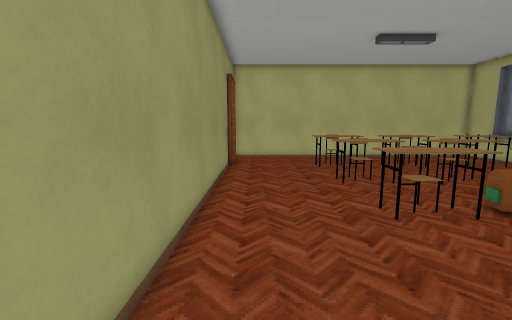
View 1 (above)

20 first-person views from a walk through a 3-D level made in the Godot game engine. The camera is 1.4 m above the floor, tilts 8° down and sees 90° across. The floor is counted in squares, 0.5 m on a side. Each view is taken from the middle of a square. On the plan, view 1 faces up. The plan holds only what a view shows up to about 19 squares ahead; the rest is blank. The place goes on beyond the plan. Some surface patterns are stand-ins.

View 2
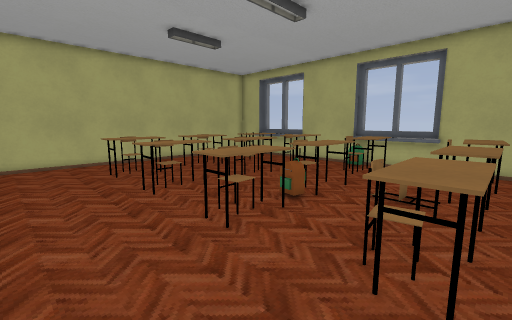

View 3
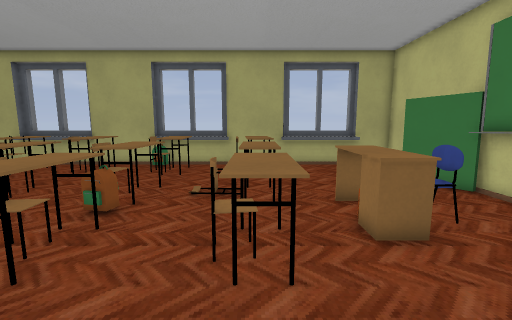

View 4
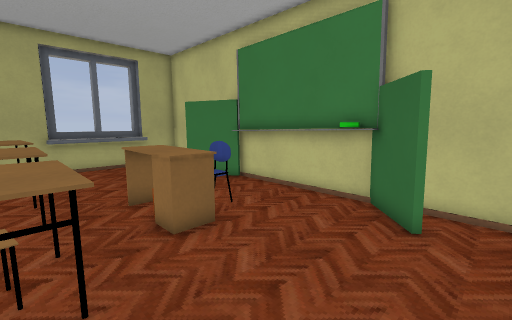

View 5
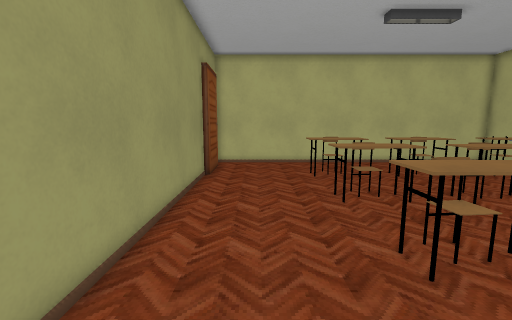

View 6
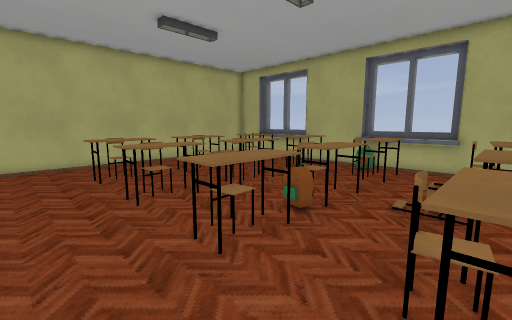

View 7
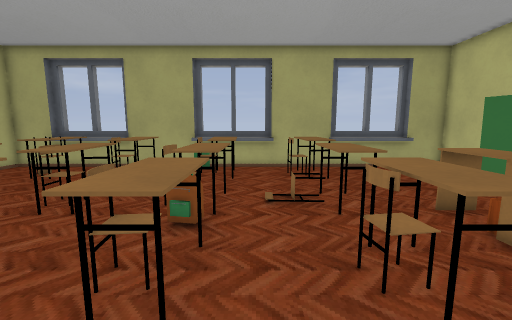

View 8
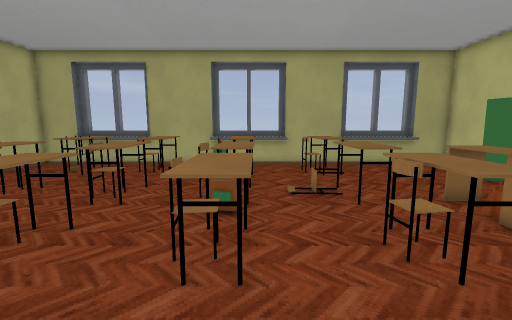

View 9
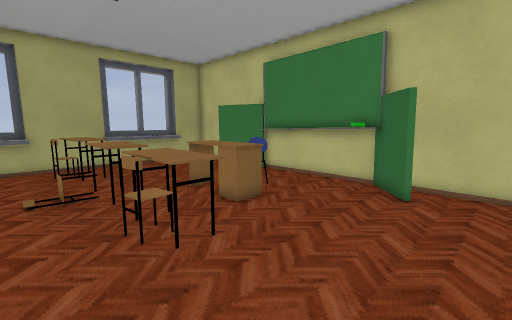

View 10
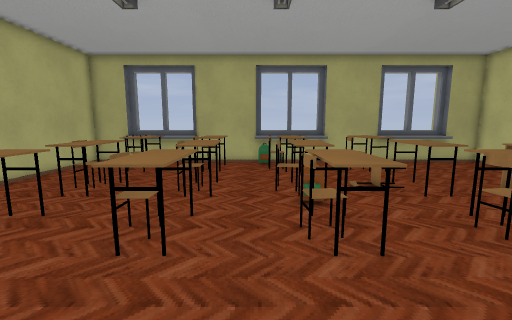

View 11
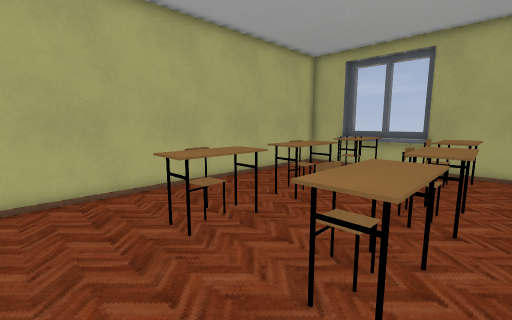

View 12
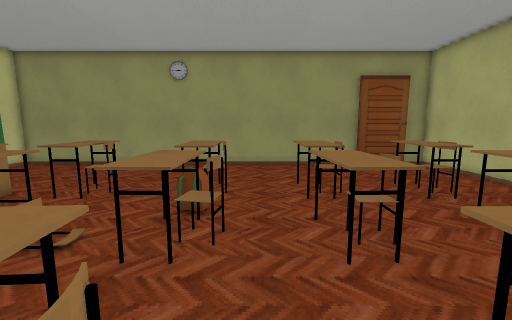

View 13
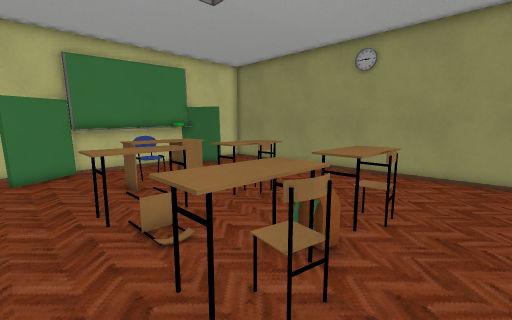

View 14
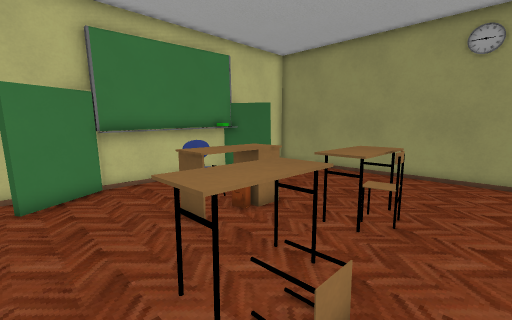

View 15
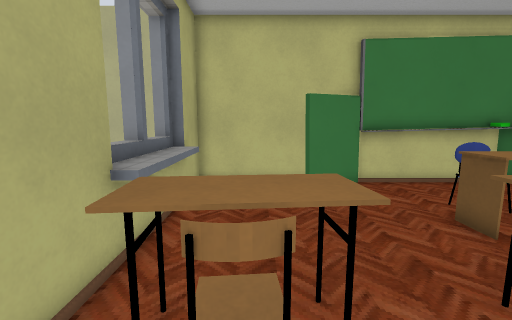

View 16
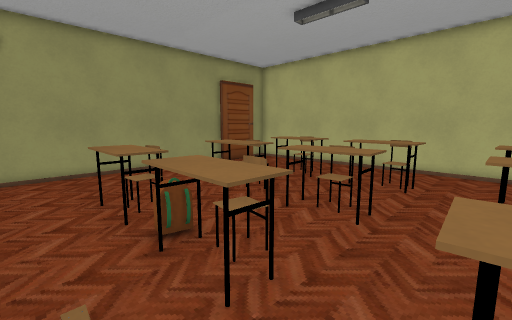

View 17
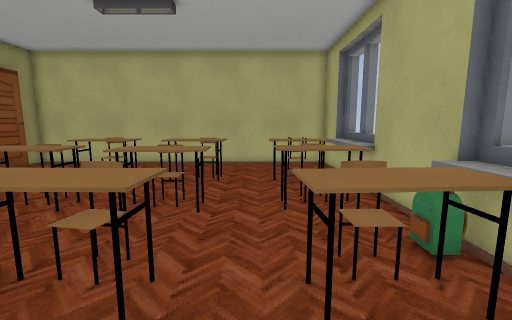

View 18
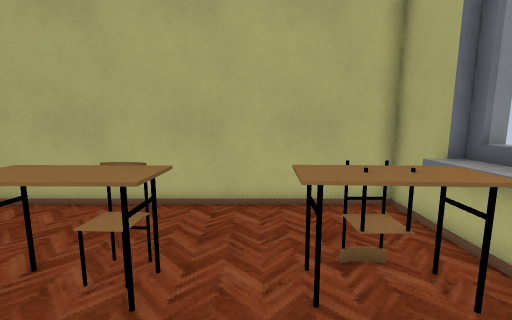

View 19
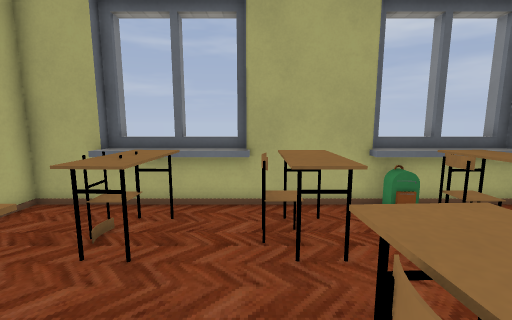

View 20
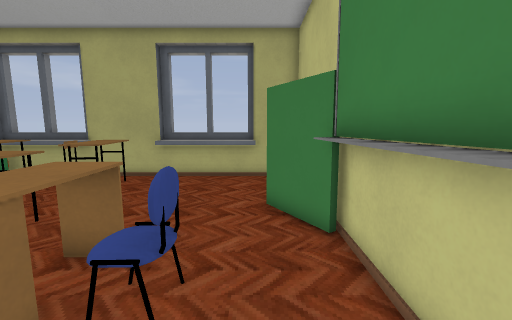

### Floor plan
Points are (right, up) in squares from view 1. A wall is a line through its corners. A room is listed if a view was taken in it or the views show most of it. See-through windows are left out.
Room 1 (views 1, 2, 3, 4, 5, 6, 7, 8, 9, 10, 11, 12, 13, 14, 15, 16, 17, 18, 19, 20)
walls: (18.2, 4.9) (18.2, 10); (18.2, 14.2) (18.2, 19.3); (-1.9, 17.2) (-1.9, -6.2) (2, -6.2); (9.4, -5.9) (10.2, -5.9); (3.7, -5.5) (4.1, -5.4); (9.4, -6.2) (10.9, -6.2); (3.1, -5.9) (4.6, -5.9); (12.5, -6.2) (17.8, -6.2) (17.8, 21.8) (-1.9, 21.8) (-1.9, 20.4); (3.4, -6.2) (4.6, -6.2); (18.2, -3.9) (18.2, 1.1); (-1.6, 20.4) (-1.6, 17)
low walls: (17.2, 4.9) (17.2, 6.5); (17.2, 14.1) (17.2, 15.5); (17.2, 18.4) (17.2, 19.5); (17.2, -4) (17.2, 1.2) (17.9, 1.2)
objects: block (2, -5) to (3, -4); other object (4, -6) to (10, -5); desk (4, 2) to (7, 4); desk (4, 7) to (7, 8); desk (4, 12) to (7, 13); desk (4, 16) to (7, 18); chair (5, 4) to (6, 4); chair (5, 9); chair (5, 13); chair (5, 18); desk (6, -1) to (9, 0); chair (8, -2); desk (8, 2) to (11, 4); desk (8, 7) to (11, 8); desk (8, 12) to (11, 13); desk (8, 16) to (11, 18); chair (10, 9); chair (10, 13); chair (10, 18) to (11, 18); block (11, -5) to (13, -4); desk (14, 2) to (17, 4); desk (14, 7) to (17, 9); desk (14, 16) to (17, 18); chair (15, 4); chair (15, 9); chair (15, 18); other object (17, 9) to (17, 10); desk (17, 12)

Positions as (right, up) in squares from view 1, and headings:
1: (0, 0), facing up
2: (0, 2), facing up-right
3: (0, 3), facing right
4: (0, 3), facing down-right
5: (1, 3), facing up
6: (1, 3), facing up-right
7: (1, 6), facing right
8: (0, 7), facing right
9: (-1, 6), facing down-right
10: (-1, 10), facing right
11: (1, 11), facing up-right
12: (16, 10), facing left
13: (13, 11), facing down-left
14: (13, 6), facing down-left
15: (15, 6), facing down
16: (14, 5), facing up-left
17: (13, 4), facing up
18: (13, 13), facing up
19: (9, 14), facing right
20: (4, -4), facing right
